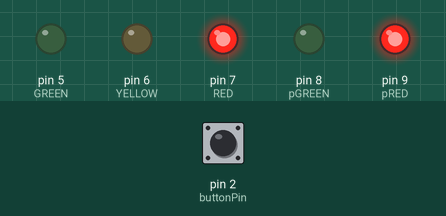
The sketch below on a simulated Arduino Uno, built with avr-gcc and run on an emulated ATmega328P. Shown: output pins drawn as LEDs (lit = HIGH). The inputs (shaded band) are chosen by the test bench; at power-on: pin 2 (buttonPin) LOW.

Above: at 1.2 s.
1.3 s: pin 2 (buttonPin) pulled HIGH for 0.15 s
At 2.9 s:
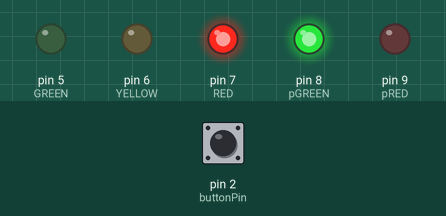
4.4 s: pin 2 (buttonPin) pulled HIGH for 1 s
At 6.4 s:
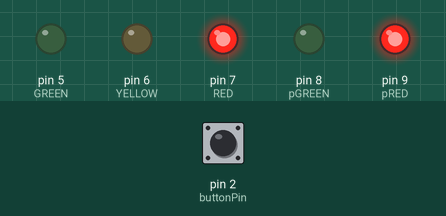
8.4 s: pin 2 (buttonPin) pulled HIGH for 3.2 s
At 17.9 s:
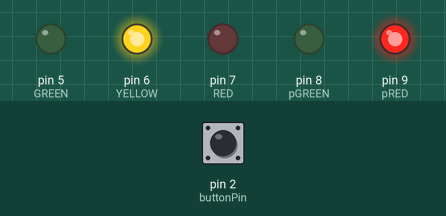
Timing chart, 0 to 25.5 s (numbered marks = the images above; inputs shaded):
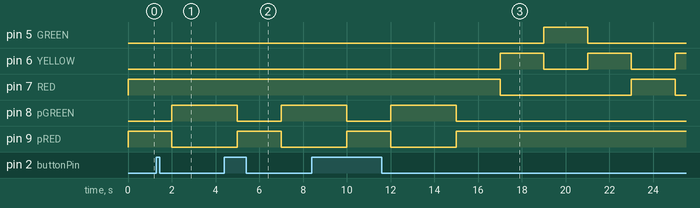

Measured:
- after the input at 1.3 s, pin 5 (GREEN): stays LOW (without the input it goes to HIGH after 2.7 s); pin 6 (YELLOW): stays LOW (without the input it goes to HIGH after 0.70 s); pin 7 (RED): stays HIGH (without the input it goes to LOW after 0.70 s); pin 8 (pGREEN): LOW → HIGH after 0.70 s; pin 9 (pRED): HIGH → LOW after 0.70 s
- after the input at 4.4 s, pin 6 (YELLOW): stays LOW (without the input it goes to HIGH after 2.6 s); pin 7 (RED): stays HIGH (without the input it goes to LOW after 2.6 s)

The sketch:

traffic_light_with_button_task_3.ino
```cpp
#define GREEN 5
#define YELLOW 6
#define RED 7
#define pRED 9
#define pGREEN 8

volatile int state= pRED;
int pushButton= 0;
int buttonPin= 2;
int pState=0;


void setup()
{
  pinMode(GREEN, OUTPUT);
  pinMode(YELLOW, OUTPUT);
  pinMode(RED, OUTPUT);

  pinMode(pRED, OUTPUT);
  pinMode(pGREEN, OUTPUT);
  pinMode(buttonPin,INPUT);


  attachInterrupt(digitalPinToInterrupt(buttonPin),Interruption,CHANGE);

}


void loop()
{
  switch (state)
  {

    case pRED:

    if(pushButton == 1){
    pREDoff();
    state= pGREEN;
    }else {
    digitalWrite(pRED, HIGH);
    state= RED;}
    break;

    case RED:
    redON();
    delay(2000);

    if (pushButton == 1)
    state= pRED;
    else{
    state=YELLOW;}
    break;

    case YELLOW:
    yellowON();
    delay(2000);
    state= GREEN;
    break;

    case GREEN:
    greenON();
    delay(2000);

    yellowON();
    delay(2000);
    state=RED;
    break;

    case pGREEN:
    pGREENon();
    pushButton=0;
    state= pRED;
    break;

  }
}


void greenON()
{
  digitalWrite(GREEN, HIGH);
  digitalWrite(YELLOW, LOW);
  digitalWrite(RED, LOW);
}

void yellowON()
{
  digitalWrite(GREEN, LOW);
  digitalWrite(YELLOW, HIGH);
  digitalWrite(RED, LOW);
}

void redON()
{
  digitalWrite(GREEN, LOW);
  digitalWrite(YELLOW, LOW);
  digitalWrite(RED, HIGH);
}


void pGREENon()
{
  digitalWrite(pGREEN, HIGH);
  delay(3000);
  digitalWrite(pGREEN, LOW);

}

void pREDoff()
{
  digitalWrite(pRED, LOW);
}

void Interruption()
{
  (pushButton=1);
}
```
